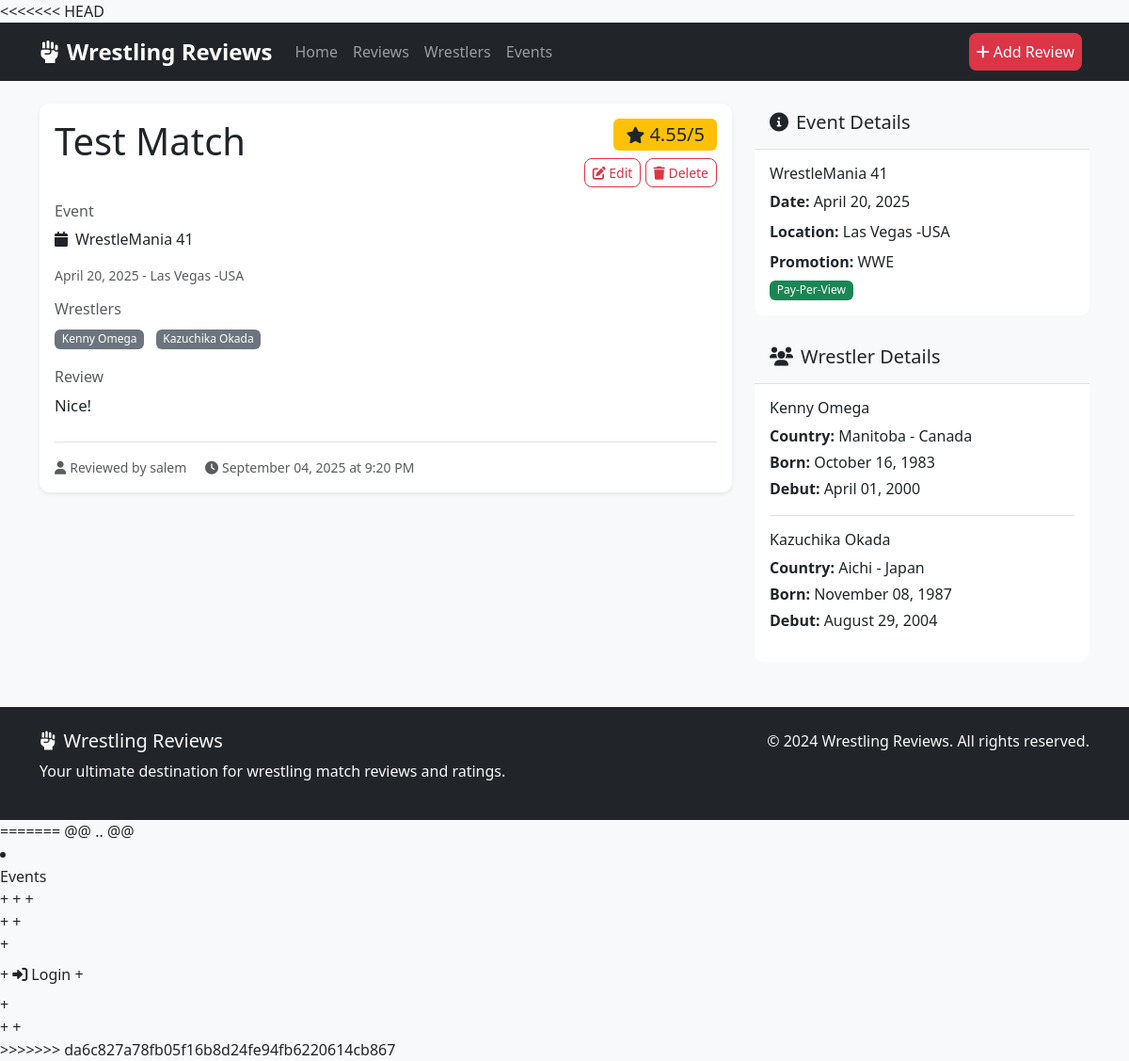
Screenshot of /reviews/12/ with the database file from the repository.
### reviews/models.py (models this page shows, shortened)
class Review(models.Model):
    match_title = models.CharField(max_length=200)
    event = models.ForeignKey(Event, on_delete=models.CASCADE, related_name="reviews")
    wrestlers = models.ManyToManyField(Wrestler, related_name="reviews")
    review_content = models.TextField()
    rating = models.FloatField()
    user = models.ForeignKey(User, on_delete=models.CASCADE)
    created_at = models.DateTimeField(auto_now_add=True)

### events/models.py (models this page shows)
class Event(models.Model):
    name = models.CharField(max_length=200)
    date = models.DateField()
    location = models.CharField(max_length=200)
    promotion = models.CharField(max_length=100, blank=True, default="")
    description = models.TextField(blank=True, default="")
    is_ppv = models.BooleanField(default=True)
    created_at = models.DateTimeField(auto_now_add=True)
    updated_at = models.DateTimeField(auto_now=True)
    class Meta:
        ordering = ["date", "-created_at", "-updated_at"]

### wrestlers/models.py (models this page shows, shortened)
class Wrestler(models.Model):
    name = models.CharField(max_length=200)
    country = models.CharField(max_length=100)
    debut_year = models.IntegerField()
    birth_date = models.DateField(null=True, blank=True)
    debut_date = models.DateField(null=True, blank=True)

### users/models.py (models this page shows, shortened)
class User(AbstractUser):
    email = models.EmailField(unique=True)

### wrestling_reviews/views.py (the view)
# urls.py: path('reviews/<int:pk>/', views.review_detail, name='review_detail'),
def review_detail(request, pk):
    review = get_object_or_404(Review.objects.select_related('event', 'user').prefetch_related('wrestlers'), pk=pk)
    context = {'review': review}
    return render(request, 'reviews/detail.html', context)

### templates/reviews/detail.html (shortened to what this page needs)
{% extends 'base.html' %}
{% block content %}
<div class="row">
    <div class="col-lg-8">
        <div class="card shadow-sm">
            <div class="card-body">
                <div class="d-flex justify-content-between align-items-start mb-3">
                    <h1 class="card-title">{{ review.match_title }}</h1>
                    <div class="text-end">
                        <div class="rating-display mb-2">
                            <span class="badge bg-warning text-dark fs-5">
                                <i class="fas fa-star"></i> {{ review.rating }}/5
                            </span>
                        </div>
                        <div>
                            <a href="{% url 'edit_review' review.id %}" class="btn btn-outline-primary btn-sm">
                                <i class="fas fa-edit"></i> Edit
                            </a>
                            <button class="btn btn-outline-danger btn-sm" data-bs-toggle="modal" data-bs-target="#deleteModal">
                                <i class="fas fa-trash"></i> Delete
                            </button>
                        </div>
                    </div>
                </div>
                <div class="mb-3">
                    <h6 class="text-muted mb-2">Event</h6>
                    <p><i class="fas fa-calendar me-2"></i>{{ review.event.name }}</p>
                    <small class="text-muted">{{ review.event.date|date:"F d, Y" }} - {{ review.event.location }}</small>
                </div>
                <div class="mb-3">
                    <h6 class="text-muted mb-2">Wrestlers</h6>
                    {% for wrestler in review.wrestlers.all %}
                        <span class="badge bg-secondary me-2 mb-1">{{ wrestler.name }}</span>
                    {% endfor %}
                </div>
                <div class="mb-4">
                    <h6 class="text-muted mb-2">Review</h6>
                    <div class="review-content">
                        {{ review.review_content|linebreaks }}
                    </div>
                </div>
                <div class="border-top pt-3">
                    <small class="text-muted">
                        <i class="fas fa-user me-1"></i>Reviewed by {{ review.user.username }}
                        <span class="ms-3">
                            <i class="fas fa-clock me-1"></i>{{ review.created_at|date:"F d, Y \a\t g:i A" }}
                        </span>
                    </small>
                </div>
            </div>
        </div>
    </div>
    <div class="col-lg-4">
        <div class="card mb-4">
            <div class="card-header">
                <h5><i class="fas fa-info-circle me-2"></i>Event Details</h5>
            </div>
            <div class="card-body">
                <h6>{{ review.event.name }}</h6>
                <p class="mb-2"><strong>Date:</strong> {{ review.event.date|date:"F d, Y" }}</p>
                <p class="mb-2"><strong>Location:</strong> {{ review.event.location }}</p>
                {% if review.event.promotion %}
                <p class="mb-2"><strong>Promotion:</strong> {{ review.event.promotion }}</p>
                {% endif %}
                <p class="mb-0">
                    <span class="badge {% if review.event.is_ppv %}bg-success{% else %}bg-secondary{% endif %}">
                        {% if review.event.is_ppv %}Pay-Per-View{% else %}Regular Event{% endif %}
                    </span>
                </p>
            </div>
        </div>
        <div class="card">
            <div class="card-header">
                <h5><i class="fas fa-users me-2"></i>Wrestler Details</h5>
            </div>
            <div class="card-body">
                {% for wrestler in review.wrestlers.all %}
                <div class="mb-3 {% if not forloop.last %}border-bottom pb-3{% endif %}">
                    <h6>{{ wrestler.name }}</h6>
                    <p class="mb-1"><strong>Country:</strong> {{ wrestler.country }}</p>
                    {% if wrestler.birth_date %}
                    <p class="mb-1"><strong>Born:</strong> {{ wrestler.birth_date|date:"F d, Y" }}</p>
                    {% endif %}
                    {% if wrestler.debut_date %}
                    <p class="mb-0"><strong>Debut:</strong> {{ wrestler.debut_date|date:"F d, Y" }}</p>
                    {% endif %}
                </div>
                {% endfor %}
            </div>
        </div>
    </div>
</div>
{% endblock %}

### static/css/style.css (style rules this page uses)
:root { --primary-color: #dc3545; --secondary-color: #6c757d; --success-color: #28a745; --warning-color: #ffc107; --danger-color: #dc3545; --dark-color: #343a40; }
body { font-family: 'Segoe UI', Tahoma, Geneva, Verdana, sans-serif; background-color: #f8f9fa; }
.card { border: none; border-radius: 10px; transition: transform 0.2s ease-in-out, box-shadow 0.2s ease-in-out; }
.btn { border-radius: 8px; font-weight: 500; transition: all 0.2s ease-in-out; }
.badge { border-radius: 6px; font-weight: 500; }
.rating-display .fa-star { font-size: 1.1rem; }
.review-content { line-height: 1.6; font-size: 1.05rem; }
.card-header { background-color: #f8f9fa; border-bottom: 1px solid #dee2e6; font-weight: 600; }
.btn-outline-primary { color: var(--primary-color); border-color: var(--primary-color); }
.card { animation: fadeInUp 0.5s ease-out; }

### rows the page displays
Review: match_title "Test Match", rating "4.55", event.name "WrestleMania 41", event "April 20, 2025", event.location "Las Vegas -USA", review_content "Nice!", user.username "salem", created_at "September 04, 2025 at 9:20 PM", event.promotion "WWE"
Wrestler: name "Kenny Omega", country "Manitoba - Canada", birth_date "October 16, 1983", debut_date "April 01, 2000"
Wrestler: name "Kazuchika Okada", country "Aichi - Japan", birth_date "November 08, 1987", debut_date "August 29, 2004"
